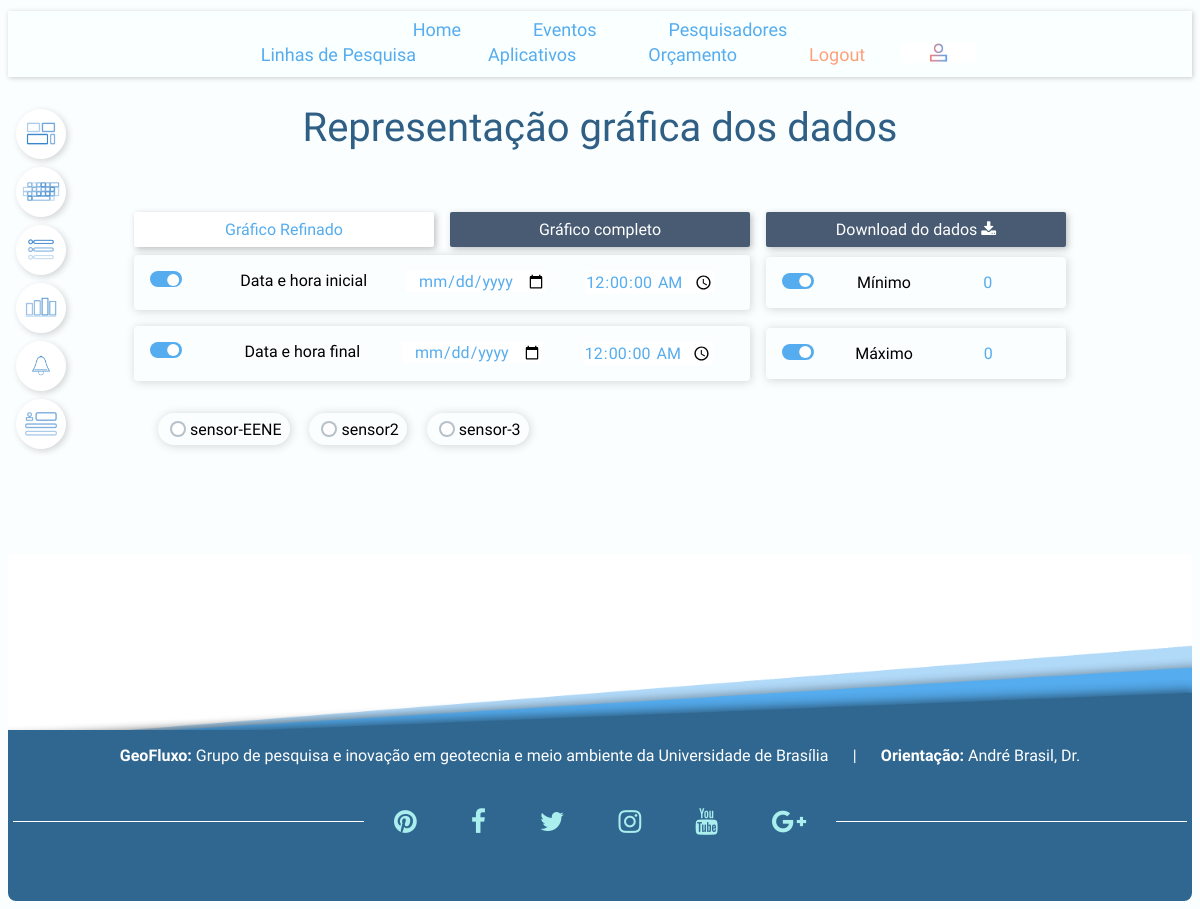
The page /dashboard/chart_detail/ (signed in) on the database as committed earlier.
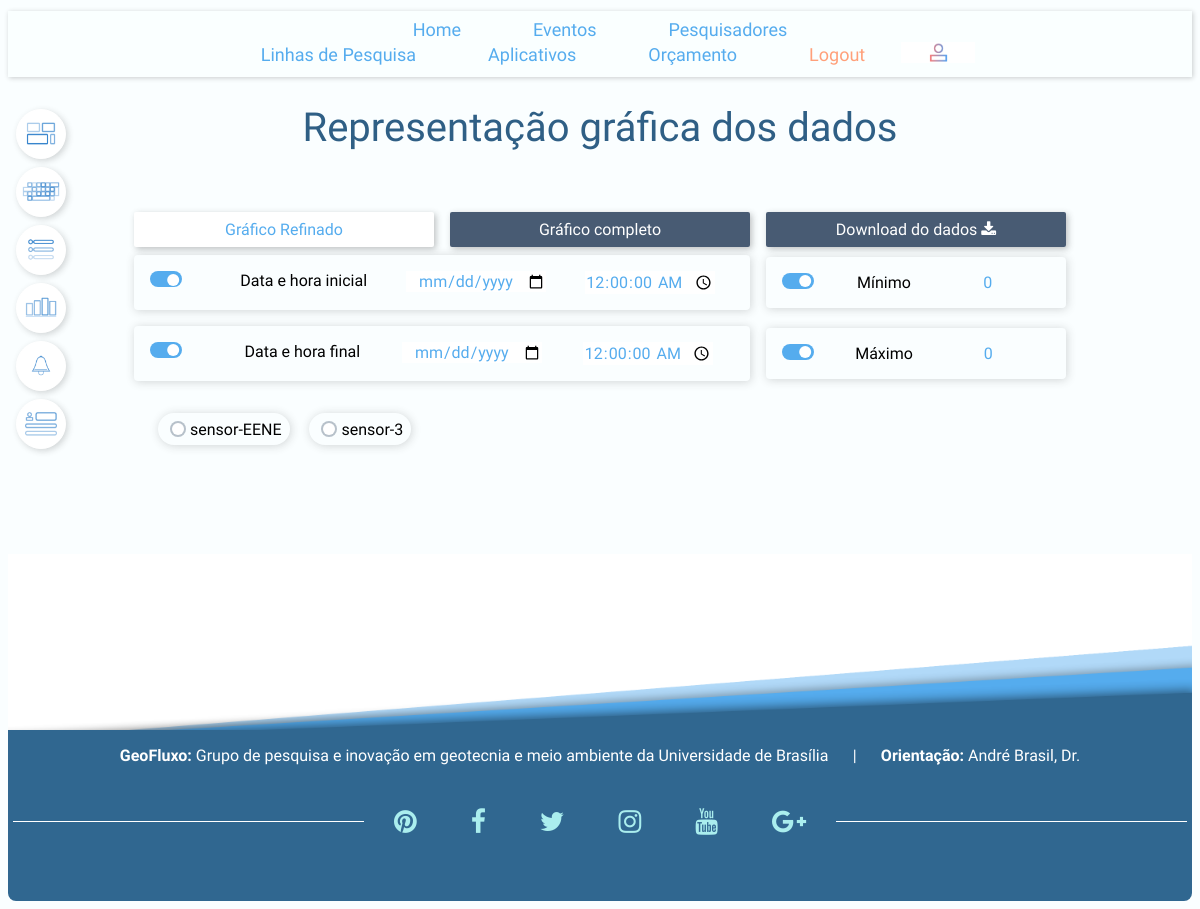
The same page on the database as committed later.
### pesq/models.py (models this page shows, shortened)
class Experimento(models.Model):
    pesquisador = models.ForeignKey(settings.AUTH_USER_MODEL, related_name='pesquisador' , on_delete=models.CASCADE)
    name = models.CharField(max_length=200, unique=True)
    last_seen = models.DateTimeField(default=timezone.now)
    last_data = models.FloatField(default=0)
    created = models.DateTimeField(default=timezone.now)
    description = models.TextField()

### pesq/views.py (the view)
# urls.py: path('dashboard/chart_detail/', views.dashboard_chart_detail, name='dashboard_chart_detail'),
@login_required
def dashboard_chart_detail(request):
    usuario = request.user.profile
    pk = usuario.pk
    experimentos = Experimento.objects.filter(pesquisador=pk)
    return render(request, 'dash/dashboard_detail.html', {'experimentos':experimentos} )

### pesq/templates/dash/dashboard_detail.html (shortened to what this page needs)
{% extends 'pesq/base.html' %}
{% load static %}
{% load event_tags %}
{% block css %}
<link rel="stylesheet" href="{% static 'css/dados.css' %}">
{% endblock %}
{% block content %}
<h1>Representação gráfica dos dados</h1>
<br>
<div class="great-container-2">
  <div class="grid-item2">
    <button id="searchBtn" class="searchBtn" type="button" name="button">Gráfico Refinado</button>
  </div>
  <div class="grid-item2">
    <button id="searchBtnAll" class="searchBtn" type="button" name="button">Gráfico completo</button>
  </div>
  <div class="grid-item2">
    <button id="downloadBtnImg" class="searchBtn" type="button" name="button">Download do dados&nbsp;<span class="fa fa-download"></span></button>
  </div>
  <div class="grid-container-3">
    <label class="switch">
      <span class="slider round"></span>
    </label>
    <div id="initialDateLabel" class="grid-item2">Data e hora inicial</div>
    <div class="grid-item2">
      <input id="initialDate" type="date" name="" value="">
    </div>
    <div class="grid-item2">
      <input id="initialTime" type="time" name="" value="00:00:00" step="1">
    </div>
  </div>
  <div class="grid-container2">
    <label class="switch">
      <span class="slider round"></span>
    </label>
    <div id="minLabel" class="grid-item2">Mínimo</div>
    <div class="grid-item2">
      <input id="minValue" type="number" name="" value="0">
    </div>
  </div>
  <div class="grid-container-3">
    <label class="switch">
      <span class="slider round"></span>
    </label>
    <div id="finalDateLabel" class="grid-item2">Data e hora final</div>
    <div class="grid-item2">
      <input id="finalDate" type="date" name="" value="">
    </div>
    <div class="grid-item2">
      <input id="finalTime" type="time" name="" value="00:00:00" step="1">
  </div>
  </div>
  <div class="grid-container2">
    <label class="switch">
      <span class="slider round"></span>
    </label>
    <div id="maxLabel" class="grid-item2">Máximo</div>
    <div class="grid-item2">
      <input id="maxValue" type="number" name="" value="0">
    </div>
  </div>
</div>
<div class="great-flex-container">
  {% for exp in experimentos %}
  <div class="flex-container ">
    <div class="divExps">
      <label class="switchExp">
        <span class="sliderExp roundExp"></span>
      </label>
      {{ exp.name }}
    </div>
    </div>
  {% endfor %}
</div>
<br>
<div class="chart-wrapper">
</div>
{% endblock %}

### pesq/templates/pesq/base.html (shortened to what this page needs)
{% load static %}
<hmtl>
  <head>
    <link rel="stylesheet" href="https://cdnjs.cloudflare.com/ajax/libs/font-awesome/4.7.0/css/font-awesome.min.css">
    <link rel="stylesheet" href="{% static 'css/base.css' %}">
    <link rel="stylesheet" href="{% static 'css/pesq.css' %}">
    <link rel="stylesheet" href="{% static 'css/details.css' %}">
    <link rel="stylesheet" href="{% static 'css/home.css' %}">
    <link rel="stylesheet" href="{% static 'css/curriculum.css' %}">
    <link rel="stylesheet" href="{% static 'css/dashboard.css' %}">
    <link rel="stylesheet" href="{% static 'css/highcharts-custom.css' %}">
    {% block css %}
    {% endblock %}
  </head>
  <body>
    <header>
      <br>
      <div id="sticky">
        <ul class="nav">
          <div class="nav-container">
            <li><a href="/">Home</a></li>
            <li><a href="">Eventos</a></li>
            <li><a href="/pesquisadores/">Pesquisadores</a></li>
          </div>
          <div class="nav-container">
            <li><a href="/linhas-de-pesquisa/">Linhas de Pesquisa</a></li>
            <li><a href="#">Aplicativos</a></li>
            <li><a href="#">Orçamento</a></li>
            {% if user.is_authenticated%}
            <li><a href="{% url 'logout' %}" id="logout">Logout</a></li>
            <li class="profile-item" style="background-image: url('/static/img/profile.png');"><a href="/atualizar-usuario/" title="perfil"></a></li>
            {% else %}
            <li><a href="{% url 'login' %}" id="login">Login</a></li>
            {% endif %}
          </div>
        </ul>
      </div>
    </header>
    {% if user.is_authenticated%}
    <ul class="wrapper-login-item">
        <a href="/dashboard/chart_real_time/" title="dashboard"><li class="login-item" style="background-image: url('/static/img/dashboard.png');"></li></a>
        <a href="/dashboard/inserir-dados/" title="inserir dados manualmente"><li class="login-item" style="background-image: url('/static/img/keyboard.png');"></li></a>
        <a href="/dashboard/chart_data/" title="visualizar tabela com os dados"><li class="login-item" style="background-image: url('/static/img/table.png');"></li></a>
        <a href="/dashboard/chart_detail/" title="visualizar representações gráficas dos dados"><li class="login-item" style="background-image: url('/static/img/graphic.png');"></li></a>
        <a href="/create-alert/" title="criar alerta"><li class="login-item" style="background-image: url('/static/img/alert.png');"></li></a>
        <a href="/curriculum/" title="currículo"><li class="login-item" style="background-image: url('/static/img/cv.png');"></li></a>
    </ul>
    {% endif %}
    <div class="main">
      {% block content %}
      {% endblock %}
    </div>
    <footer>
      <div class="footer-top">
      </div>
      <p><b>GeoFluxo: </b>Grupo de pesquisa e inovação em geotecnia e meio ambiente da Universidade de Brasília &emsp; | &emsp; <b>Orientação: </b> André Brasil, Dr.
      <p class="divided ">
        <span class="divider"></span>
        <span>
          <a href="#" class="generic-anchor" target="_blank" title="Pinterest"><i class="fa fa-pinterest"></i></a>
          <a href="#" class="generic-anchor" target="_blank" title="Facebook"><i class="fa fa-facebook"></i></a>
          <a href="#" class="generic-anchor" target="_blank" title="Twitter"><i class="fa fa-twitter"></i></a>
          <a href="#" class="generic-anchor" target="_blank" title="Instagram"><i class="fa fa-instagram"></i></a>
          <a href="#" class="generic-anchor" target="_blank" title="Youtube" ><i class="fa fa-youtube"></i></a>
          <a href="#" class="generic-anchor" target="_blank" title="Google Plus" ><i class="fa fa-google-plus"></i></a>
        </span>
        <span class="divider"></span>
      </p>
    </footer>
  </body>
  </html>

### pesq/static/css/base.css (style rules this page uses)
html, body { background-color: #fafeff; font-family: "Arsenal", sans-serif; font-weight: lighter; }
header { margin-top: -1em; }
.main { margin: 0; min-height: 50vh; }
li { list-style-type: none; }
h1 { font-size: 2.5em; text-align: center; color: #2f5f85; font-weight: lighter; }
.nav { background-color: rgba(250,255,255,0.98); display: flex; flex-wrap: wrap; justify-content: center; list-style: none; margin: 0; padding: 0.5% 15px; text-align: center; border-width: 1px; box-shadow: 1px 1px 5px rgba(0, 0, 0, 0.2); z-index: 9999; max-width: 100%; left: 0; }
.nav li { float: left; }
.nav a { display: inline-block; color: #55acee; padding: 2px 2em; font-size: 1.125em; text-align: center; font-weight: lighter; text-decoration: none; -webkit-transition: all 0.25s ease; -moz-transition: all 0.25s ease; -ms-transition: all 0.25s ease; -o-transition: all 0.25s ease; transition: all 0.25s ease; }
.nav-container { justify-content: center; display: flex; flex-wrap: wrap; }
#sticky { left: 0; z-index: 999; }
footer { clear: both; left: 0px; bottom: 0px; width: 100%; margin-top: 50px; background: #306790; color: white; text-align: center; z-index: 999; padding: 0px 0px 3em 0px; font-weight: lighter; border-radius: 0.5em; }
.divided { padding-top: 25px; display: flex; align-items: center; }
.divider { flex-grow: 1; border-bottom: 1px solid white; margin: 5px; }
.generic-anchor { color: #aee; font-size: 1.66em; padding: 25px; margin-top: 50px; }
#logout { color: lightsalmon; }
.wrapper-login-item { margin-top: 2em; position:fixed; float: left; margin-left: -2em; }
.login-item { border-radius: 50%; box-shadow: 2px 2px 6px rgba(50, 50 ,50, 0.2); width: 2em; height: 2em; padding: 0.5em; background-size:80%; background-repeat: no-repeat; background-position: center center; border: 1px solid white; margin-bottom: 0.5em; background-color: white; }
.profile-item { background-size:60%; background-repeat: no-repeat; background-position: center center; border: 1px solid white; margin-bottom: 0.5em; background-color: white; float: left; }
.footer-top { background-size:100%; background-repeat:no-repeat; background-position: center center; background-image: url('/static/img/bg4.png'); height: 12vw; padding-bottom: 2em; }

Rows that differ between the two databases and show on the page:
removed Experimento: name "sensor2"
